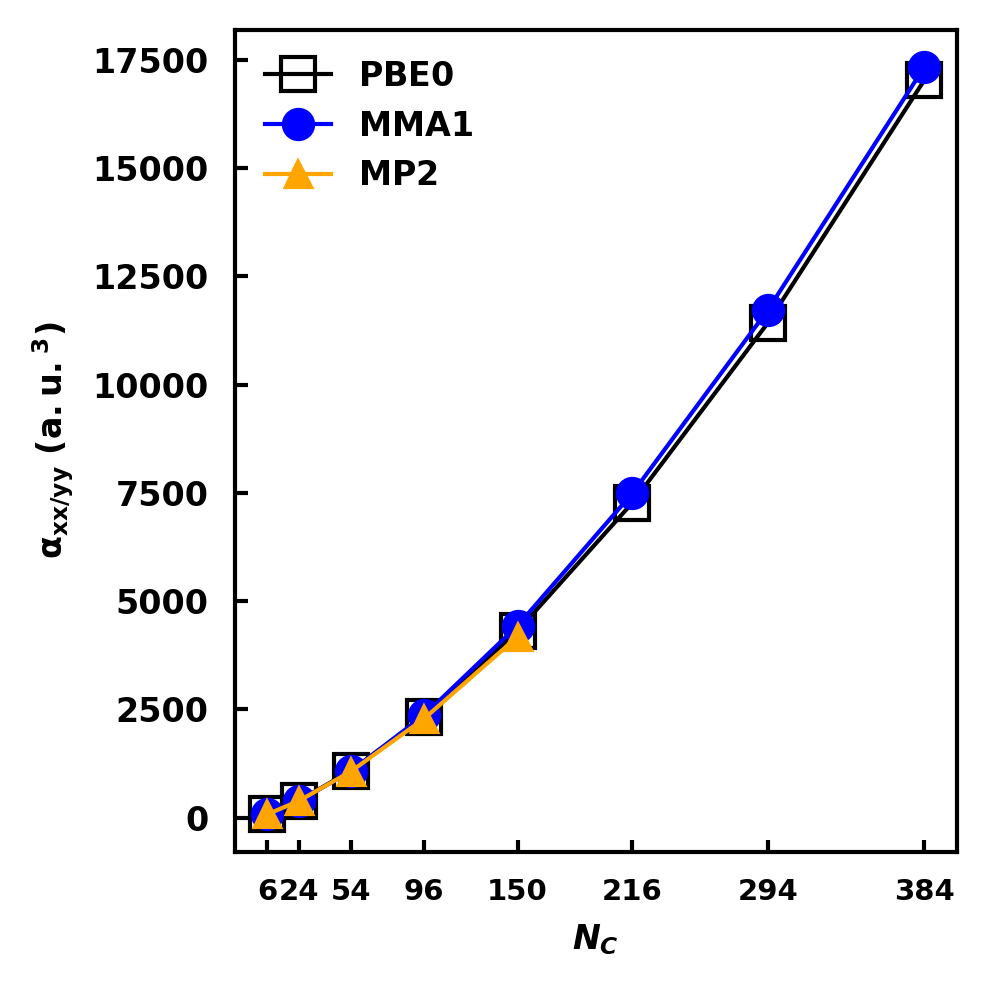

This chart was generated by the following Python code:
import numpy as np
import matplotlib.pyplot as plt
from scipy import stats
import pandas as pd
import glob 
import os
import matplotlib.ticker as mtick
from matplotlib import rc
from matplotlib.font_manager import FontProperties


params = {'mathtext.default': 'bf'}
plt.rcParams.update(params)
plt.rcParams.update({'font.size': 8})
rc('font', family='Nimbus Sans', weight='bold')
rc('axes',linewidth=1,edgecolor='k')

#Array of arrays containing csv data
xx_yy = []
#Go through all csv's in current folder and add to array we are plotting from 
for filename in sorted(glob.glob("*.csv", recursive=True)):
    Source = os.path.splitext(filename)[0].split(".")[0]
    data = pd.read_csv(filename, sep=",", dtype=np.float64)
    data_array = data.to_numpy()
    num_rows, num_cols = data_array.shape
    n = data_array[:,0]
    axx = data_array[:,1]
    xx_yy.append([Source,n,axx])

#Create figure 
fig, axs = plt.subplots(1, 1, figsize=(3.33,3.33))
#Loop over array arrays
for idx, i in enumerate(xx_yy):
    #plot
    if i[0] == "PBEZERO":
        axs.plot(i[1],i[2],color="black",markersize=8,linewidth=1,marker="s",markeredgecolor='k',fillstyle='none',markeredgewidth=1,label=r"$\mathrm{PBE0}$")
    elif i[0] == "QMA1":
        axs.plot(i[1],i[2],color="blue",markersize=7,linewidth=1,linestyle='-',marker="o",label=r"$\mathrm{MMA1}$")
    elif i[0] == "QP2":
        axs.plot(i[1],i[2],color="orange",markersize=6,linewidth=1,linestyle='-',marker="^",label=r"$\mathrm{MP2}$")
#Modify figure to look more like publication's style
axs.set_xticks([6,24,54,96,150,216,294,384])
axs.grid(False)
axs.xaxis.set_tick_params(direction="in",length=3,width=1,labelsize=7,pad=6.25)
axs.yaxis.set_tick_params(direction="in",length=3,width=1,labelsize=8,pad=6.25)
axs.legend(loc="best", frameon=False)
axs.set_ylabel(r"$\mathrm{\alpha_{xx/yy}} \ \mathrm{\left( a.u.^{3} \right)}$")
axs.set_xlabel(r"$\mathit{N_{C}}$")

fig.set_tight_layout(True)
plt.savefig("figure_1.eps", dpi=300)
